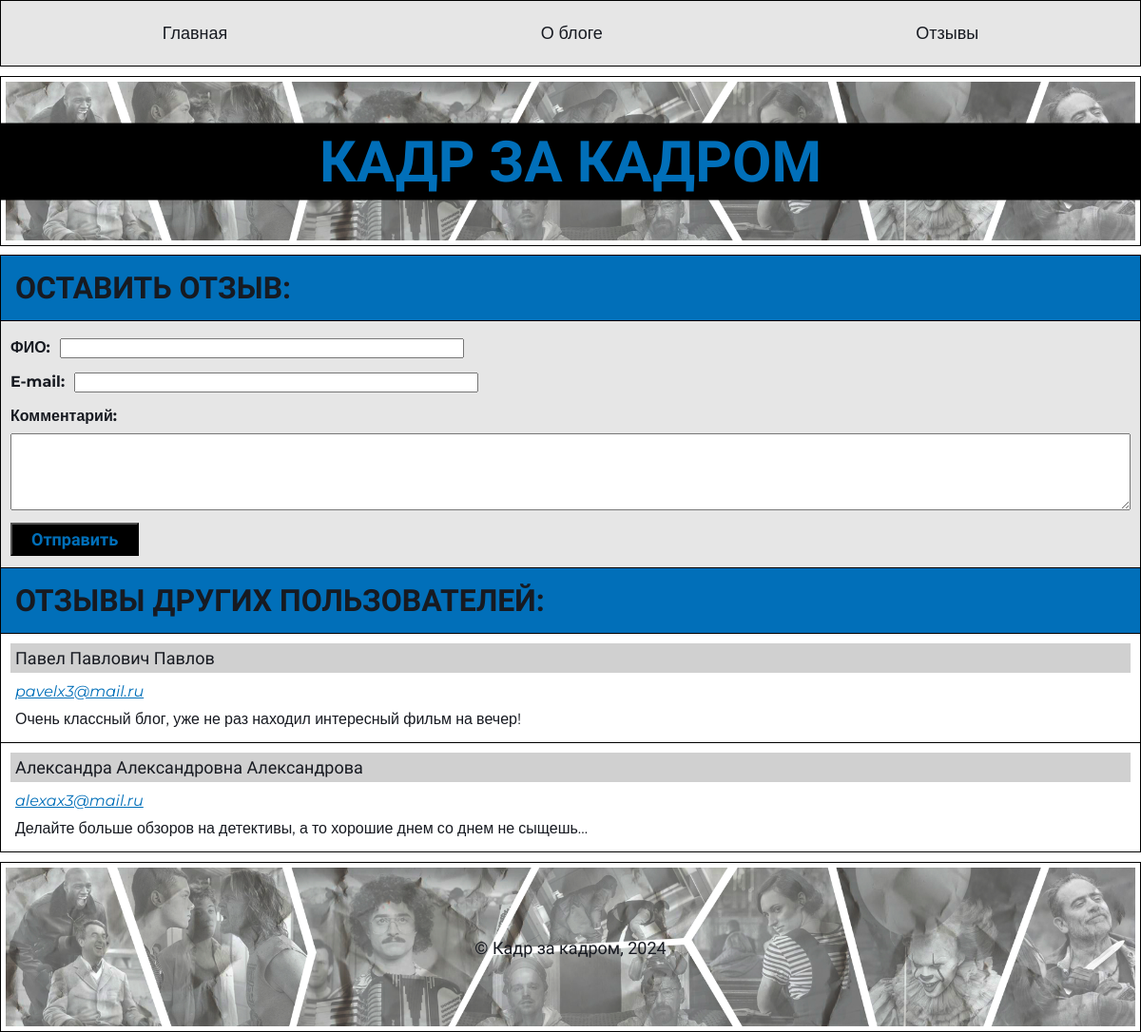
The app's page /reviews/ with its own data.
### reviews/models.py (models this page shows, shortened)
class Review(models.Model):
    full_name = models.CharField(max_length=60, blank=False)
    email = models.EmailField (blank=False)
    text = models.TextField (blank=False)
    verification = models.BooleanField(default=False)

### reviews/views.py (the view)
# urls.py: path('', reviews_page),
def reviews_page(request):
    reviews = Review.objects.all()
    title = "Отзывы о блоге | Блог о фильмах и сериалах"
    data = {"menu":MENU, "title":title, "reviews":reviews}
    return render(request, "./reviews.html", context=data)

### templates/reviews.html (shortened to what this page needs)
{% extends 'base.html' %}
{% block content%}
<h1 class="title_review">ОСТАВИТЬ ОТЗЫВ:</h1>
<form action="{% url 'thanks_page' %}" method="POST" class="item user_form">
    <div><label class="caption">ФИО:</label><input name="user_name" required size="50"></div>
    <div><label class="caption">E-mail:</label><input type="email" name="user_mail" required size="50"></div>
    <div><label class="caption">Комментарий:</label><textarea name="user_comment" cols="50" rows="5" class="review_area"></textarea></div>
    <button type="submit" class="review_btn">Отправить</button>
</form>
<h1 class="title_review">ОТЗЫВЫ ДРУГИХ ПОЛЬЗОВАТЕЛЕЙ:</h1>
    {% for el in reviews %}
        {% if el.verification %}
        <div class="review item">
            <div class="fio">{{ el.full_name }}</div>
            <div class="mail">{{ el.email }}</div>
            <div class="text_review">{{ el.text }}</div>
        </div>
        {% endif%}
    {% endfor %}
{% endblock %}

### templates/base.html (shortened to what this page needs)
<!DOCTYPE html>
{% load static %}
<html lang="ru">
<head>
    <link rel="stylesheet" href="{% static 'css/style.css' %}">
</head>
<body>
  <div class="container">
    <div class="menu item">
      <ul class="sides">
        {% for key, value in menu.items %}
        <li class="line"><a href="{{ value }}" class="design">{{ key }}</a></li>
        {% endfor %}
      </ul>
    </div>
    <div class="logo item">
      <div class="name">КАДР ЗА КАДРОМ</div>
    </div>
    <div>
      {% block content%}
      {% endblock %}
    </div>
    <div class="footer item">
      <img src="{% static 'images/back.png' %}" class="back">
      <div class="sign">© Кадр за кадром, 2024</div>
    </div>
  </div>
</body>
</html>

### static/css/style.css (style rules this page uses)
body { color: #171a21; margin: 0; font-family: 'Montserrat', sans-serif; }
.container { display: grid; grid-template-areas: 'menu' 'logo' 'content' 'footer'; gap: 10px; }
.menu { grid-area: menu; font-size: 18px; background-color: #e6e6e6; }
.logo { grid-area: logo; position: relative; }
.item { border: 1px solid black; padding: 5px; }
.line { display: inline; }
.sides { display: flex; justify-content: space-around; padding: 0; }
.design { text-decoration: none; color: #171a21; }
.back { width: 100%; margin-bottom: -4px; }
.name { position: absolute; font-family: 'Unbounded', sans-serif; font-size: 5vw; text-align: center; left: 0; right: 0; top: 50%; transform:translate(0, -50%); background-color: #000000; color: #016fb9; padding: 5px; font-weight: bold; }
.footer { grid-area: footer; position: relative; }
.sign { position: absolute; font-family: 'Unbounded', sans-serif; font-size: 18px; text-align: center; left: 0; right: 0; top: 50%; transform:translate(0, -50%); }
.review { margin: -1px 0 0 0; }
.fio { font-family: 'Unbounded', sans-serif; font-size: 18px; padding: 5px; margin: 5px; background-color: #d0d0d0; }
.mail { margin: 10px; color: #016fb9; font-style: italic; text-decoration: underline; }
.text_review { margin: 10px; }
.title_review { font-family: 'Unbounded', sans-serif; font-size: 32px; background-color: #016fb9; padding: 15px; margin: -1px 0 0 0; border: 1px solid black; }
.user_form { background-color: #e6e6e6; margin: -1px 0 0 0; padding: 10px; font-weight: bold; line-height: 36px; }
.caption { margin-right: 10px; vertical-align: top; }
.review_area { width: 100%; box-sizing: border-box; }
.review_btn { font-family: 'Unbounded', sans-serif; font-size: 18px; font-weight: bold; background-color: #000000; color: #016fb9; padding: 5px 20px; }

### records on screen
Review: full_name "Павел Павлович Павлов", email "pavelx3@mail.ru", text "Очень классный блог, уже не раз находил интересный фильм на вечер!"
Review: full_name "Александра Александровна Александрова", email "alexax3@mail.ru", text "Делайте больше обзоров на детективы, а то хорошие днем со днем не сыщешь..."

### other values on screen
{{ key }} "Главная" "О блоге" "Отзывы"
